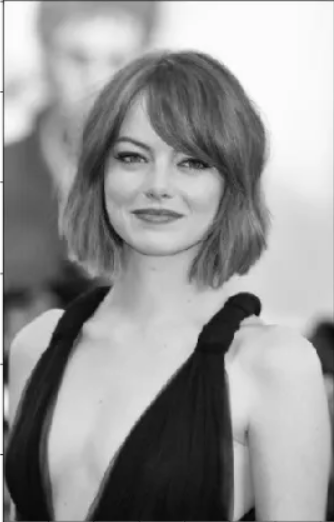
#> input picture girlImage.png, 334 x 522 px
$ python laplacian.py
#> lines starting #> are read from the running program, lines starting #| are printed output that depends on the picture
#> further down, image is the input picture: shape (522, 334, 3); mean B, G, R 150.9, 150.8, 150.9
import cv2
import numpy as np
import matplotlib.pyplot as plt

def convolve(image, kernel):
    height, width = image.shape
#> height = 522; width = 334
    k_size = len(kernel)
    pad = k_size // 2
    output = np.zeros((height - 2 * pad, width - 2 * pad))

    for i in range(pad, height - pad):
        for j in range(pad, width - pad):
            output[i - pad, j - pad] = np.sum(image[i - pad:i + pad + 1, j - pad:j + pad + 1] * kernel)
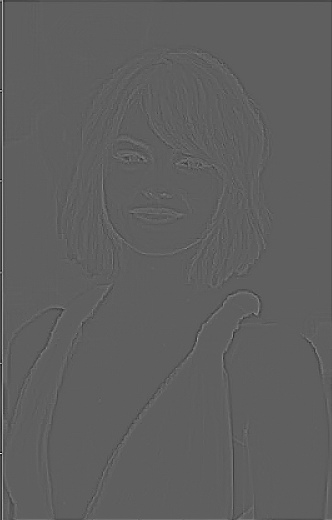
#> output: shape (520, 332) float64; min -200, max 334, mean -0.1; drawn with min black and max white

    return output

def laplacian_edge_detection(image):
    # Convert the image to grayscale
    gray_image = cv2.cvtColor(image, cv2.COLOR_BGR2GRAY)

    # Define Laplacian kernel
    laplacian_kernel = np.array([[0, 1, 0],
                                 [1, -4, 1],
                                 [0, 1, 0]])

    # Apply convolution
    edges = convolve(gray_image, laplacian_kernel)

    # Normalize the output to be in the range [0, 255]
    edges = ((edges - np.min(edges)) / (np.max(edges) - np.min(edges)) * 255).astype(np.uint8)

    return edges

# Read an image from file
image = cv2.imread('girlImage.png')

# Apply Laplacian edge detection
edges = laplacian_edge_detection(image)

# Display the original and the edges images
plt.subplot(121), plt.imshow(cv2.cvtColor(image, cv2.COLOR_BGR2RGB)), plt.title('Original Image')

cv2.imwrite('laplacian.png', edges)
plt.subplot(122), plt.imshow(edges, cmap='gray'), plt.title('Laplacian Edges')
plt.show()
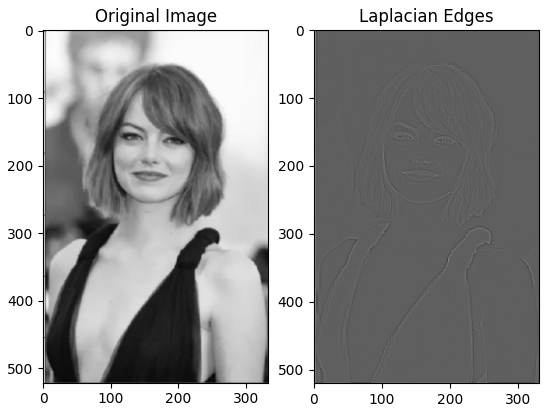
#> figure drawn by matplotlib, 2 panels
